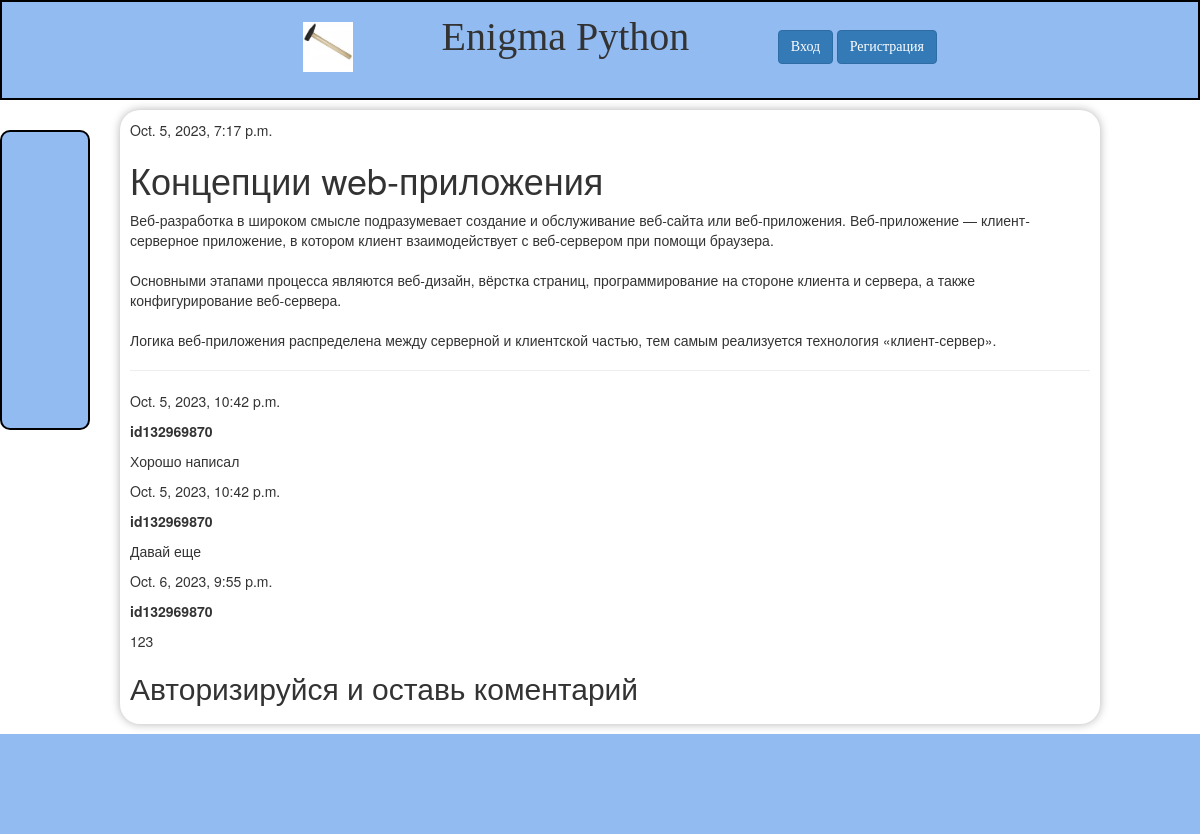
Page /post/6/ on the committed database.
### coolsite/models.py (models this page shows, shortened)
class Post(models.Model):
    AUTHOR_CHOICES = (
        ('ML', 'Machine Learning'),
        ('Web', 'Web Development'),
        ('Syntax', 'Programming Syntax'),
        ('Book', 'Book Reviews'),
    )
    author = models.ForeignKey(settings.AUTH_USER_MODEL, on_delete=models.CASCADE)
    choice = models.CharField(max_length=10, choices=AUTHOR_CHOICES, default='Syntax')
    title = models.CharField(max_length=200)
    text = models.TextField()
    img = models.ImageField(upload_to='images/', default='default_image.jpg')
    created_date = models.DateTimeField(default=timezone.now)
    published_date = models.DateTimeField(blank=True, null=True)

class Comment(models.Model):
    post = models.ForeignKey('Post', on_delete=models.CASCADE, related_name='comments')
    author = models.ForeignKey(settings.AUTH_USER_MODEL, on_delete=models.CASCADE)
    text = models.TextField()
    created_date = models.DateTimeField(default=timezone.now)

### coolsite/views.py (the view, shortened to what this page needs)
# urls.py: path('post/<int:pk>/', views.post_detail, name='post_detail'),
def post_detail(request, pk):
    post = get_object_or_404(Post, pk=pk)
    comments = Comment.objects.filter(post=post)
    form = CommentForm()
    return render(request, 'blog/post_detail.html', {'post': post, 'comments': comments, 'form': form})

### coolsite/templates/blog/post_detail.html (shortened to what this page needs)
{% extends "base.html" %}
{% block content %}
    <div class="post">
        {% if post.published_date %}
            <div class="date">
                {{ post.published_date }}
            </div>
        {% endif %}
        <h1>{{ post.title }}</h1>
        <p>{{ post.text|linebreaksbr }}</p>
    </div>
    <hr>
    {% for comment in post.comments.all %}
        <div>
            <p>{{ comment.created_date }}</p>
            <strong>{{ comment.author }}</strong>
            <p>{{ comment.text|linebreaks }}</p>
        </div>
    {% empty %}
        <p>Нет коментариев</p>
    {% endfor %}
    {% if user.is_authenticated %}
    <h2>Оставить комментарий</h2>
    <form method="post">
        {% csrf_token %}
        {{ form.as_p }}
        <button type="submit">Отправить</button>
    </form>
    {% else %}
    <h2>Авторизируйся и оставь коментарий</h2>
    {% endif %}
{% endblock %}

### coolsite/static/css/coolsite.css (style rules this page uses)
body { height: 100%; margin: 0; }

### rows in the picture
Post: published_date "Oct. 5, 2023, 7:17 p.m.", title "Концепции web-приложения", text "Веб-разработка в широком смысле подразумевает создание и обслуживание веб-сайта или веб-приложения. Веб-приложение — клиент-серверное приложение, в котором клиент взаимодействует с веб-сервером при помощи браузера. Основными этапами процесса являются веб-дизайн, вёрстка страниц, программирование на стороне клиента и сервера, а также конфигурирование веб-сервера. Логика веб-приложения распределена между серверной и клиентской частью, тем самым реализуется технология «клиент-сервер»."
Comment: created_date "Oct. 5, 2023, 10:42 p.m.", author "id132969870", text "Хорошо написал"
Comment: created_date "Oct. 5, 2023, 10:42 p.m.", author "id132969870", text "Давай еще"
Comment: created_date "Oct. 6, 2023, 9:55 p.m.", author "id132969870", text "123"
